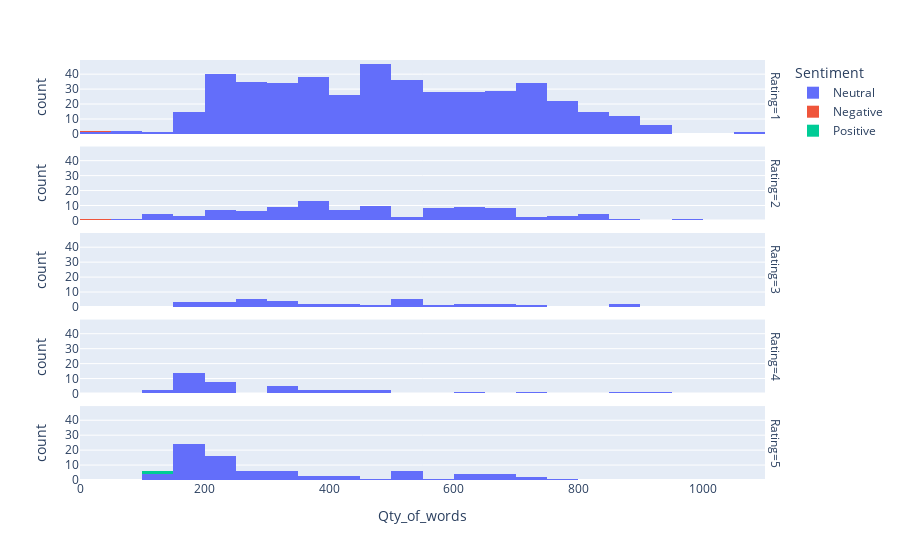

Notebook code for this chart:
### Code cell
# Evaluating the relationship between the number of words and the Rating.
px.histogram(df.sort_values(by='Rating'), x='Qty_of_words', color="Sentiment", facet_row='Rating')

### Figure 1 — Plotly figure (JSON) as saved in the notebook; plotly's stock layout.template omitted (floating-point values rounded to 4 significant figures; data arrays with more than 128 entries replaced by an {"elided": "..."} marker saying what was removed)
{"data": [{"alignmentgroup": "True", "bingroup": "x", "hovertemplate": "Sentiment=Neutral<br>Rating=1<br>Qty_of_words=%{x}<br>count=%{y}<extra></extra>", "legendgroup": "Neutral", "marker": {"color": "#636efa", "pattern": {"shape": ""}}, "name": "Neutral", "offsetgroup": "Neutral", "orientation": "v", "showlegend": true, "type": "histogram", "x": {"elided": "450 int values"}, "xaxis": "x5", "yaxis": "y5"}, {"alignmentgroup": "True", "bingroup": "x", "hovertemplate": "Sentiment=Neutral<br>Rating=2<br>Qty_of_words=%{x}<br>count=%{y}<extra></extra>", "legendgroup": "Neutral", "marker": {"color": "#636efa", "pattern": {"shape": ""}}, "name": "Neutral", "offsetgroup": "Neutral", "orientation": "v", "showlegend": false, "type": "histogram", "x": [487, 344, 572, 369, 115, 340, 693, 207, 861, 571, 608, 57, 630, 482, 642, 771, 498, 611, 629, 637, 150, 669, 556, 232, 449, 124, 130, 369, 176, 433, 461, 229, 429, 769, 261, 677, 323, 343, 408, 258, 204, 453, 235, 426, 473, 348, 657, 379, 558, 844, 679, 272, 325, 328, 337, 482, 511, 289, 379, 355, 482, 196, 581, 386, 368, 291, 590, 393, 354, 210, 754, 971, 708, 612, 808, 487, 657, 580, 374, 669, 655, 842, 741, 549, 398, 406, 362, 278, 104, 584, 625, 364, 802, 485, 323, 623, 216, 423], "xaxis": "x4", "yaxis": "y4"}, {"alignmentgroup": "True", "bingroup": "x", "hovertemplate": "Sentiment=Neutral<br>Rating=3<br>Qty_of_words=%{x}<br>count=%{y}<extra></extra>", "legendgroup": "Neutral", "marker": {"color": "#636efa", "pattern": {"shape": ""}}, "name": "Neutral", "offsetgroup": "Neutral", "orientation": "v", "showlegend": false, "type": "histogram", "x": [307, 681, 178, 536, 354, 374, 451, 155, 267, 192, 722, 860, 618, 444, 284, 879, 251, 267, 257, 536, 439, 307, 339, 301, 538, 511, 607, 223, 558, 519, 214, 234, 678], "xaxis": "x3", "yaxis": "y3"}, {"alignmentgroup": "True", "bingroup": "x", "hovertemplate": "Sentiment=Neutral<br>Rating=4<br>Qty_of_words=%{x}<br>count=%{y}<extra></extra>", "legendgroup": "Neutral", "marker": {"color": "#636efa", "pattern": {"shape": ""}}, "name": "Neutral", "offsetgroup": "Neutral", "orientation": "v", "showlegend": false, "type": "histogram", "x": [301, 648, 919, 167, 143, 172, 496, 202, 174, 206, 156, 450, 307, 240, 183, 184, 191, 193, 174, 222, 240, 352, 147, 190, 195, 218, 209, 891, 435, 717, 407, 170, 339, 151, 200, 171, 363, 338, 340], "xaxis": "x2", "yaxis": "y2"}, {"alignmentgroup": "True", "bingroup": "x", "hovertemplate": "Sentiment=Neutral<br>Rating=5<br>Qty_of_words=%{x}<br>count=%{y}<extra></extra>", "legendgroup": "Neutral", "marker": {"color": "#636efa", "pattern": {"shape": ""}}, "name": "Neutral", "offsetgroup": "Neutral", "orientation": "v", "showlegend": false, "type": "histogram", "x": [518, 713, 317, 157, 209, 253, 654, 700, 262, 204, 521, 449, 196, 201, 307, 676, 169, 152, 200, 246, 143, 582, 241, 520, 331, 402, 384, 529, 698, 376, 635, 210, 620, 633, 218, 237, 442, 451, 198, 313, 235, 513, 192, 160, 186, 169, 179, 264, 159, 149, 209, 153, 350, 516, 257, 622, 344, 221, 763, 170, 164, 286, 202, 184, 182, 197, 203, 201, 186, 150, 684, 201, 154, 149, 188, 250, 159, 182, 167, 141, 312], "xaxis": "x", "yaxis": "y"}, {"alignmentgroup": "True", "bingroup": "x", "hovertemplate": "Sentiment=Negative<br>Rating=1<br>Qty_of_words=%{x}<br>count=%{y}<extra></extra>", "legendgroup": "Negative", "marker": {"color": "#EF553B", "pattern": {"shape": ""}}, "name": "Negative", "offsetgroup": "Negative", "orientation": "v", "showlegend": true, "type": "histogram", "x": [14], "xaxis": "x5", "yaxis": "y5"}, {"alignmentgroup": "True", "bingroup": "x", "hovertemplate": "Sentiment=Negative<br>Rating=2<br>Qty_of_words=%{x}<br>count=%{y}<extra></extra>", "legendgroup": "Negative", "marker": {"color": "#EF553B", "pattern": {"shape": ""}}, "name": "Negative", "offsetgroup": "Negative", "orientation": "v", "showlegend": false, "type": "histogram", "x": [14], "xaxis": "x4", "yaxis": "y4"}, {"alignmentgroup": "True", "bingroup": "x", "hovertemplate": "Sentiment=Positive<br>Rating=5<br>Qty_of_words=%{x}<br>count=%{y}<extra></extra>", "legendgroup": "Positive", "marker": {"color": "#00cc96", "pattern": {"shape": ""}}, "name": "Positive", "offsetgroup": "Positive", "orientation": "v", "showlegend": true, "type": "histogram", "x": [115, 145], "xaxis": "x", "yaxis": "y"}], "layout": {"annotations": [{"font": {}, "showarrow": false, "text": "Rating=5", "textangle": 90, "x": 0.98, "xanchor": "left", "xref": "paper", "y": 0.088, "yanchor": "middle", "yref": "paper"}, {"font": {}, "showarrow": false, "text": "Rating=4", "textangle": 90, "x": 0.98, "xanchor": "left", "xref": "paper", "y": 0.294, "yanchor": "middle", "yref": "paper"}, {"font": {}, "showarrow": false, "text": "Rating=3", "textangle": 90, "x": 0.98, "xanchor": "left", "xref": "paper", "y": 0.5, "yanchor": "middle", "yref": "paper"}, {"font": {}, "showarrow": false, "text": "Rating=2", "textangle": 90, "x": 0.98, "xanchor": "left", "xref": "paper", "y": 0.706, "yanchor": "middle", "yref": "paper"}, {"font": {}, "showarrow": false, "text": "Rating=1", "textangle": 90, "x": 0.98, "xanchor": "left", "xref": "paper", "y": 0.912, "yanchor": "middle", "yref": "paper"}], "barmode": "relative", "legend": {"title": {"text": "Sentiment"}, "tracegroupgap": 0}, "margin": {"t": 60}, "xaxis": {"anchor": "y", "domain": [0, 0.98], "title": {"text": "Qty_of_words"}}, "xaxis2": {"anchor": "y2", "domain": [0, 0.98], "matches": "x", "showticklabels": false}, "xaxis3": {"anchor": "y3", "domain": [0, 0.98], "matches": "x", "showticklabels": false}, "xaxis4": {"anchor": "y4", "domain": [0, 0.98], "matches": "x", "showticklabels": false}, "xaxis5": {"anchor": "y5", "domain": [0, 0.98], "matches": "x", "showticklabels": false}, "yaxis": {"anchor": "x", "domain": [0, 0.176], "title": {"text": "count"}}, "yaxis2": {"anchor": "x2", "domain": [0.206, 0.382], "matches": "y", "title": {"text": "count"}}, "yaxis3": {"anchor": "x3", "domain": [0.412, 0.588], "matches": "y", "title": {"text": "count"}}, "yaxis4": {"anchor": "x4", "domain": [0.618, 0.794], "matches": "y", "title": {"text": "count"}}, "yaxis5": {"anchor": "x5", "domain": [0.824, 1], "matches": "y", "title": {"text": "count"}}}}
